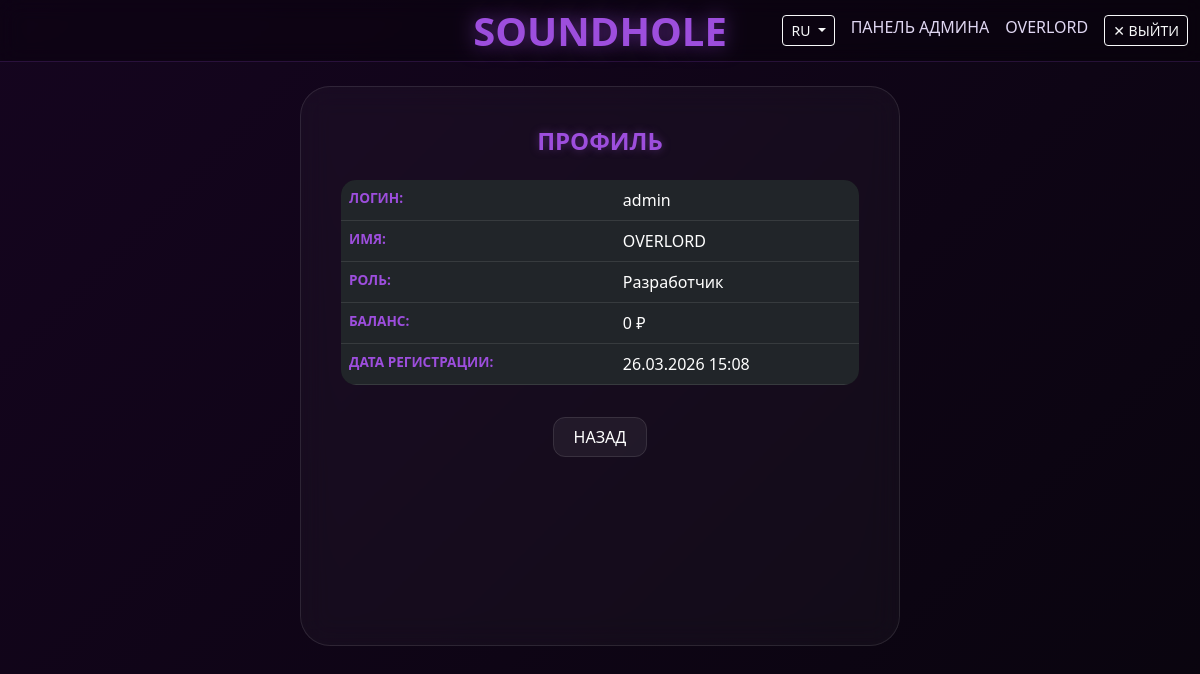
Before: /account (signed in) with the older database file.
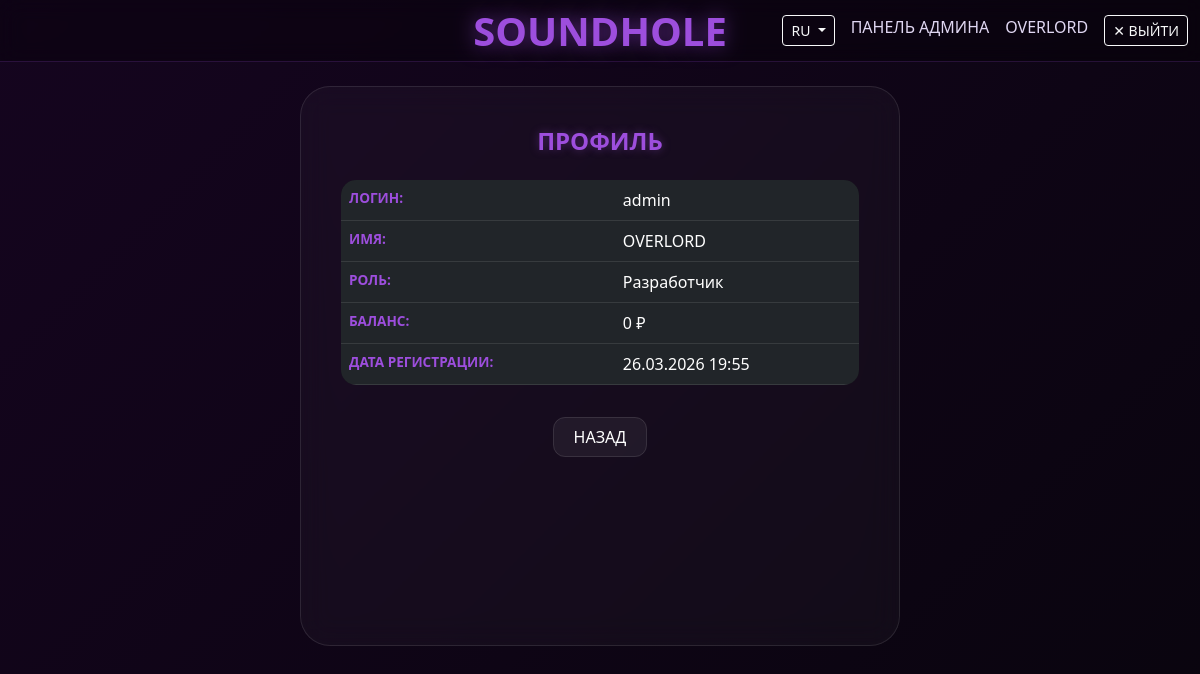
After: the same page with the newer database file.
### backend/database/models/users_model.py (models this page shows, shortened)
class UserModel(SqlAlchemyBase):
    __tablename__ = 'users'
    id = sqlalchemy.Column(
        sqlalchemy.Integer, primary_key=True, autoincrement=True)
    username = sqlalchemy.Column(
        sqlalchemy.String, index=True, unique=True, nullable=True)
    name = sqlalchemy.Column(sqlalchemy.String, nullable=True)
    about = sqlalchemy.Column(sqlalchemy.String, nullable=True)
    email = sqlalchemy.Column(
        sqlalchemy.String, index=True, unique=True, nullable=True)
    role = sqlalchemy.Column(sqlalchemy.String, default='user')
    funds = sqlalchemy.Column(sqlalchemy.Integer, default=0)
    inn = sqlalchemy.Column(sqlalchemy.String, nullable=True)
    rkn_number = sqlalchemy.Column(sqlalchemy.String, nullable=True)
    docs_path = sqlalchemy.Column(sqlalchemy.String, nullable=True)
    status = sqlalchemy.Column(sqlalchemy.String, default='active')
    hashed_password = sqlalchemy.Column(sqlalchemy.String, nullable=True)
    created_date = sqlalchemy.Column(
        sqlalchemy.DateTime, default=datetime.datetime.now)
    band_page = orm.relationship(
        "BandPageModel", back_populates='band', uselist=False)

### app.py (the view)
@app.route('/account')
def account():
    if 'user_id' not in session:
        return redirect(url_for('login', register_first=1))
    db_sess = db_session.create_session()
    user = db_sess.query(UserModel).filter(
        UserModel.id == session['user_id']).first()
    if not user:
        session.clear()
        db_sess.close()
        return redirect(url_for('login'))
    db_sess.close()
    return render_template('account.html', user=user)

### app.py (called while the page is built)
@app.context_processor
def inject_vars():
    lang = session.get('lang', 'ru')
    return dict(txt=TRANSLATIONS.get(lang, TRANSLATIONS['ru']), current_lang=lang)

### backend/database/db_session.py (called while the page is built)
def create_session() -> Session:
    global __factory
    return __factory()

### templates/account.html (shortened to what this page needs)
{% extends 'base.html' %}
{% block content %}
<div class="container d-flex justify-content-center" style="min-height: 70vh;">
    <div class="custom-card card-home" style="max-width: 600px; width: 100%;">
        <h2 class="page-title text-center mb-4">{{ txt.profile }}</h2>
        <div class="table-responsive">
            <table class="table table-dark">
                <tr>
                    <th>{{ txt.username }}:</th>
                    <td>{{ user.username }}</td>
                </tr>
                <tr>
                    <th>{{ txt.name }}:</th>
                    <td>{{ user.name }}</td>
                </tr>
                <tr>
                    <th>{{ txt.role }}:</th>
                    <td>
                        {% if user.role == 'user' %}{{ txt.listener }}
                        {% elif user.role == 'band' %}{{ txt.band }}
                        {% else %}{{ txt.admin }}{% endif %}
                    </td>
                </tr>
                <tr>
                    <th>{{ txt.funds }}:</th>
                    <td>{{ user.funds }} {% if current_lang == 'sq' %}{{ txt.all }}{% else %}{{ txt.rub }}{% endif %}</td>
                </tr>
                <tr>
                    <th>{{ txt.created }}:</th>
                    <td>{{ user.created_date.strftime('%d.%m.%Y %H:%M') if user.created_date else '-' }}</td>
                </tr>
            </table>
        </div>
        <div class="text-center mt-4">
            <a href="{{ url_for('index') }}" class="btn-back">{{ txt.back }}</a>
        </div>
    </div>
</div>
{% endblock %}

### templates/base.html (shortened to what this page needs)
<!DOCTYPE html>
<html lang="ru">
<head>
    <link href="https://cdn.jsdelivr.net/npm/bootstrap@5.3.0/dist/css/bootstrap.min.css" rel="stylesheet">
    <link rel="stylesheet" href="{{ url_for('static', filename='css/style.css') }}">
</head>
<body>
    <nav class="navbar navbar-expand-lg navbar-dark">
        <div class="container-fluid">
            <a class="navbar-brand mx-auto position-absolute start-50 translate-middle-x" href="{{ url_for('index') }}">SOUNDHOLE</a>
            <div class="d-flex ms-auto">
                <div class="dropdown me-3">
                    <button class="btn btn-outline-light btn-sm dropdown-toggle" type="button" data-bs-toggle="dropdown">
                        {{ current_lang|upper }}
                    </button>
                </div>
                {% if session.get('role') == 'admin' %}
                <a class="nav-link me-3" href="{{ url_for('developers') }}">{{ txt.admin_panel }}</a>
                {% endif %}
                {% if session.get('user_id') %}
                <a class="nav-link me-3" href="{{ url_for('account') }}">
                    {{ session['display_name'] }}
                </a>
                <a class="btn btn-outline-light btn-sm" href="{{ url_for('logout') }}">✕ {{ txt.logout }}</a>
                {% else %}
                <a class="btn btn-outline-light btn-sm" href="{{ url_for('login') }}">{{ txt.login }}</a>
                {% endif %}
            </div>
        </div>
    </nav>
    <main class="container mt-4">
        {% block content %}{% endblock %}
    </main>
</body>
</html>

Changed rows visible on the page:
changed UserModel "OVERLORD": created_date "26.03.2026 15:08" → "26.03.2026 19:55"
